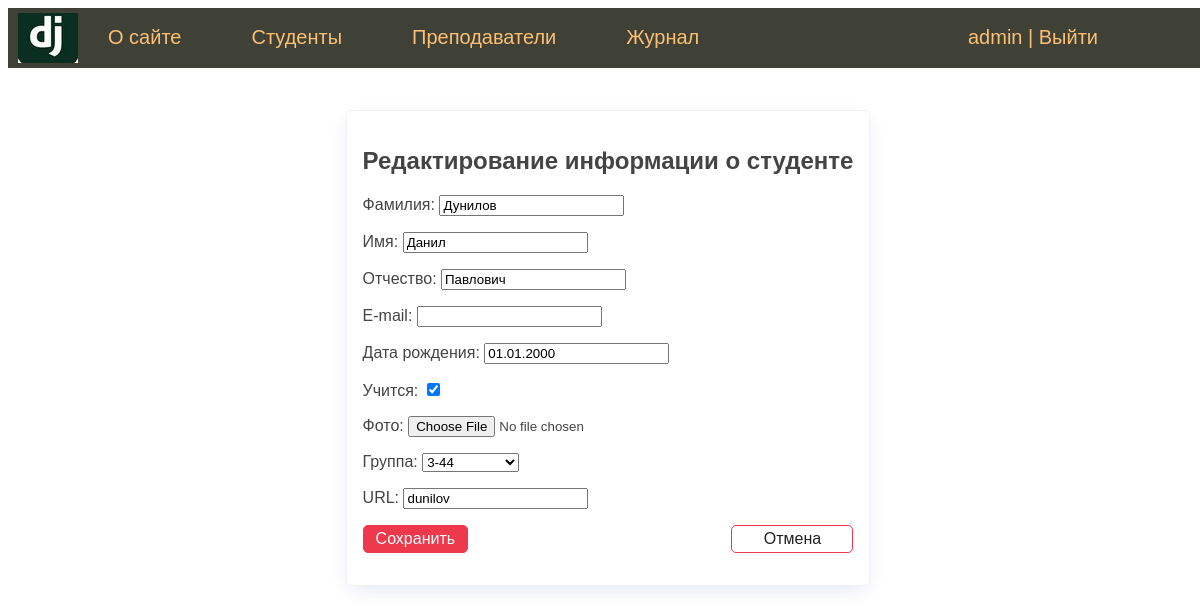
The app's page /student/15/update/ (signed in) with its own data.
### students/models.py (models this page shows, shortened)
class Student(models.Model):
    first_name = models.CharField(verbose_name='Имя', max_length=50)
    last_name = models.CharField(verbose_name='Фамилия', max_length=50)
    middle_name = models.CharField(verbose_name='Отчество', max_length=50)
    email = models.EmailField(verbose_name='e-mail', blank=True)
    birth_date = models.DateField(verbose_name='Дата рождения', default=date(2000, 1, 1))
    created_at = models.DateTimeField(verbose_name='Дата создания', auto_now_add=True)
    updated_at = models.DateTimeField(verbose_name='Дата изменения', auto_now=True)
    is_study = models.BooleanField(verbose_name='Учится', default=True)
    photo = models.ImageField(verbose_name='Фото', upload_to="photos/%Y/%m/%d")
    group = models.ForeignKey('Group', on_delete=models.CASCADE, verbose_name='Группа', related_name='get_students')
    slug = models.SlugField(verbose_name='URL', max_length=255, unique=True, db_index=True)
    user = models.ForeignKey(User, verbose_name='Пользователь', on_delete=models.CASCADE)
    objects = models.Manager()
    def get_absolute_url(self):
        return reverse('student', kwargs={'stud_slug': self.slug})
    class Meta:
        verbose_name = 'Студент'
        verbose_name_plural = 'Студенты'
        ordering = ['last_name', 'first_name']

### students/views.py (the view)
# urls.py: path('student/<int:pk>/update/', UpdateStudent.as_view(), name="update_student"),
class UpdateStudent(LoginRequiredMixin, DataMixin, UpdateView):
    model = Student
    form_class = AddStudentForm
    template_name = 'students/update_student.html'
    context_object_name = 'st'
    def get_context_data(self, **kwargs):
        context = super().get_context_data(**kwargs)
        c_def = self.get_user_context(title='Изменить студента')
        return {**context, **c_def}

### students/forms.py (shortened to what this page needs)
class AddStudentForm(forms.ModelForm):
    def __init__(self, *args, **kwargs):
        super().__init__(*args, **kwargs)
        self.fields['group'].empty_label = 'Не выбрана'
    class Meta:
        model = Student
        fields = ['last_name', 'first_name', 'middle_name', 'email', 'birth_date', 'is_study', 'photo', 'group', 'slug']

### students/models.py (called while the page is built)
    def __str__(self):
        return f'{self.course}-{self.name}'

### students/utils.py (called while the page is built)
    def get_user_context(self, **kwargs):
        context = kwargs
        context['menu'] = menu
        return context

### students/templates/students/update_student.html (shortened to what this page needs)
{% extends 'students/base.html' %}
{% block content %}
<div class="center">
    <form action="{% url 'update_student' st.id %}" class="card" method="post" enctype="multipart/form-data">
        <h2>Редактирование информации о студенте</h2>
        {{ form.as_p }}
        <p class="form-buttons">
            <input type="submit" class="btn btn-primary" value="Сохранить">
            <a href="{{ st.get_absolute_url }}" class="btn btn-outline">Отмена</a>
        </p>
    </form>
</div>
{% endblock %}

### students/templates/students/base.html (shortened to what this page needs)
<!DOCTYPE html>
{% load static %}
<html>
<head>
    <link type="text/css" href="/static/students/css/styles.css" rel="stylesheet" />
</head>
<body>
    {% block mainmenu %}
    <div class="header">
    <ul id="mainmenu" class="mainmenu">
        <li class="logo">
            <a href="{% url 'home' %}"><div class="logo"></div></a>
        </li>
        {% for m in menu %}
            <li><a href="{% url m.url_name%}">{{ m.title }} </a></li>
        {% endfor %}
        <li class="last">
            {% if request.user.is_authenticated %}
                <li class="last"> {{user.username}} | <a href="{% url 'logout' %}">Выйти</a> </li>
            {% else %}
                <li class="last"><a href="{% url 'register' %}">Регистрация</a> | <a href="{% url 'login' %}">Войти</a> </li>
            {% endif %}
        </li>
    </ul>
    </div>
    {% endblock mainmenu %}
    {% block content %}
    {% endblock content %}
</body>
</html>

### students/static/students/css/styles.css (style rules this page uses)
body { font-family: 'Arial'; padding: 0; height: 100%; width: 100%; color: #444; }
a { color: #0059b2; text-decoration: none; }
.header { background: #3F4137; height: 60px; }
.logo { background: url('../images/logo_zoloto.png') no-repeat 10px 5px; width: 70px; height: 60px; }
ul.mainmenu { list-style: none; margin: 0; padding: 0; height: 60px; color: #fdc073; font-size: 20px; overflow: hidden; }
ul.mainmenu li { float: left; margin: 18px 40px 0 30px; }
ul.mainmenu li.logo { margin: 0; }
ul.mainmenu li.last { float: right; }
ul.mainmenu li a { color: #fdc073; text-decoration: none; }
.center { display: flex; flex-direction: column; align-items: center; justify-content: center; min-height: 70vh; }
.card { border: solid 1px #f2f2f2; padding: 1rem; border-radius: 5px; box-shadow: rgb(11 43 158 / 15%) 0px 6px 20px -6px; min-width: 400px; }
.form-buttons { display: flex; justify-content: space-between; align-items: center; gap: 0.75rem; }
.btn { padding: 0.25rem 0.75rem; border-radius: 5px; background-color: #ffffff; border: solid 1px #ffffff; color: #212121; cursor: pointer; test-decoration: none; font-size: 1rem; min-width: 6rem; text-align: center; }
.btn-outline { border: solid 1px #ee394c; }
.btn-primary { border: solid 1px #ee394c; background-color: #ee394c; color: #ffffff; }

### records on screen
Student: last_name "Дунилов", first_name "Данил", middle_name "Павлович", birth_date "01.01.2000", is_study "☑", group "3-44", slug "dunilov"

### other values on screen
{{ m.title }} "О сайте" "Студенты" "Преподаватели" "Журнал"
{{ user.username }} "admin"
